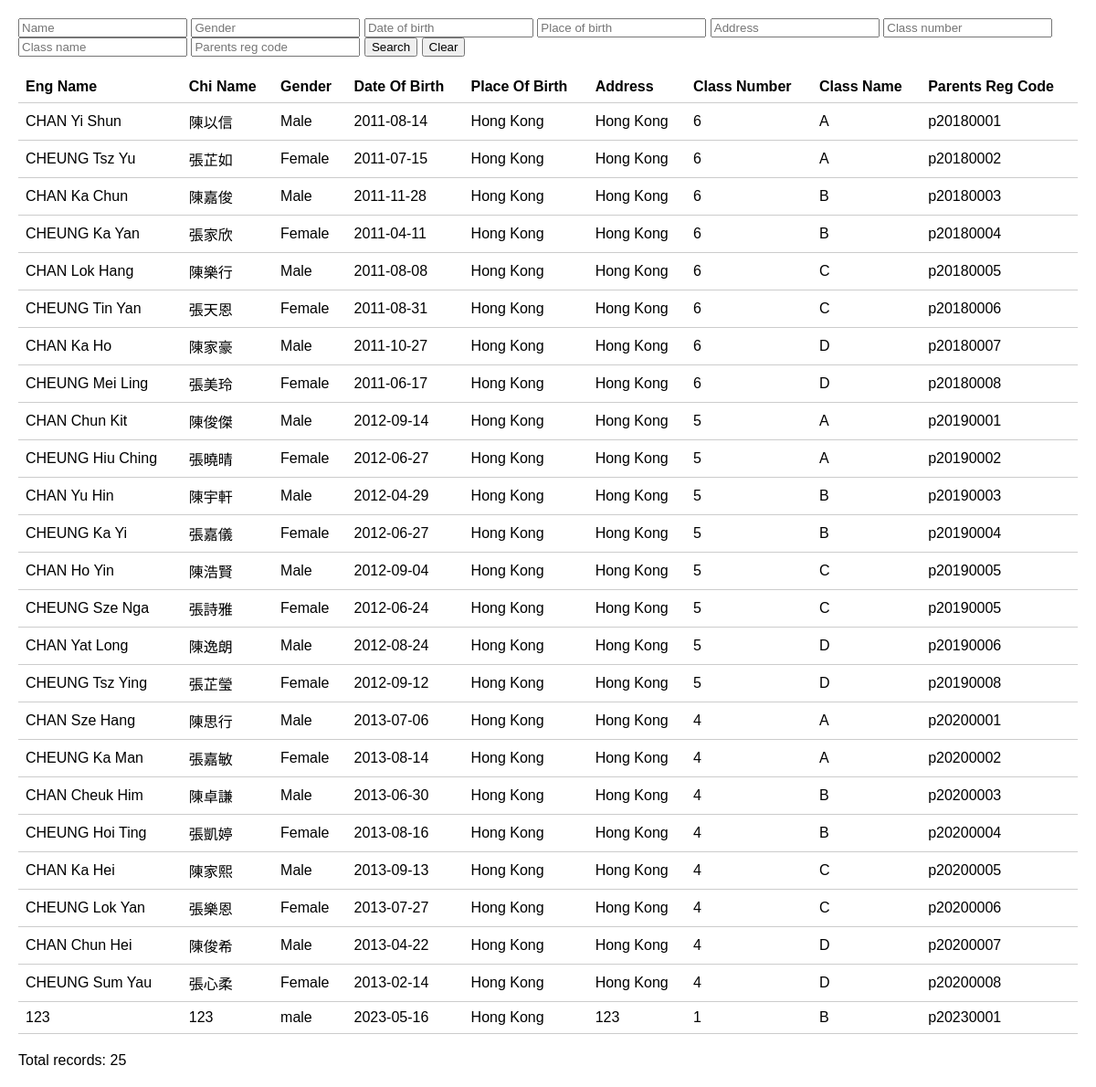
Page /page/admin/viewenrollment.php on the earlier database version.
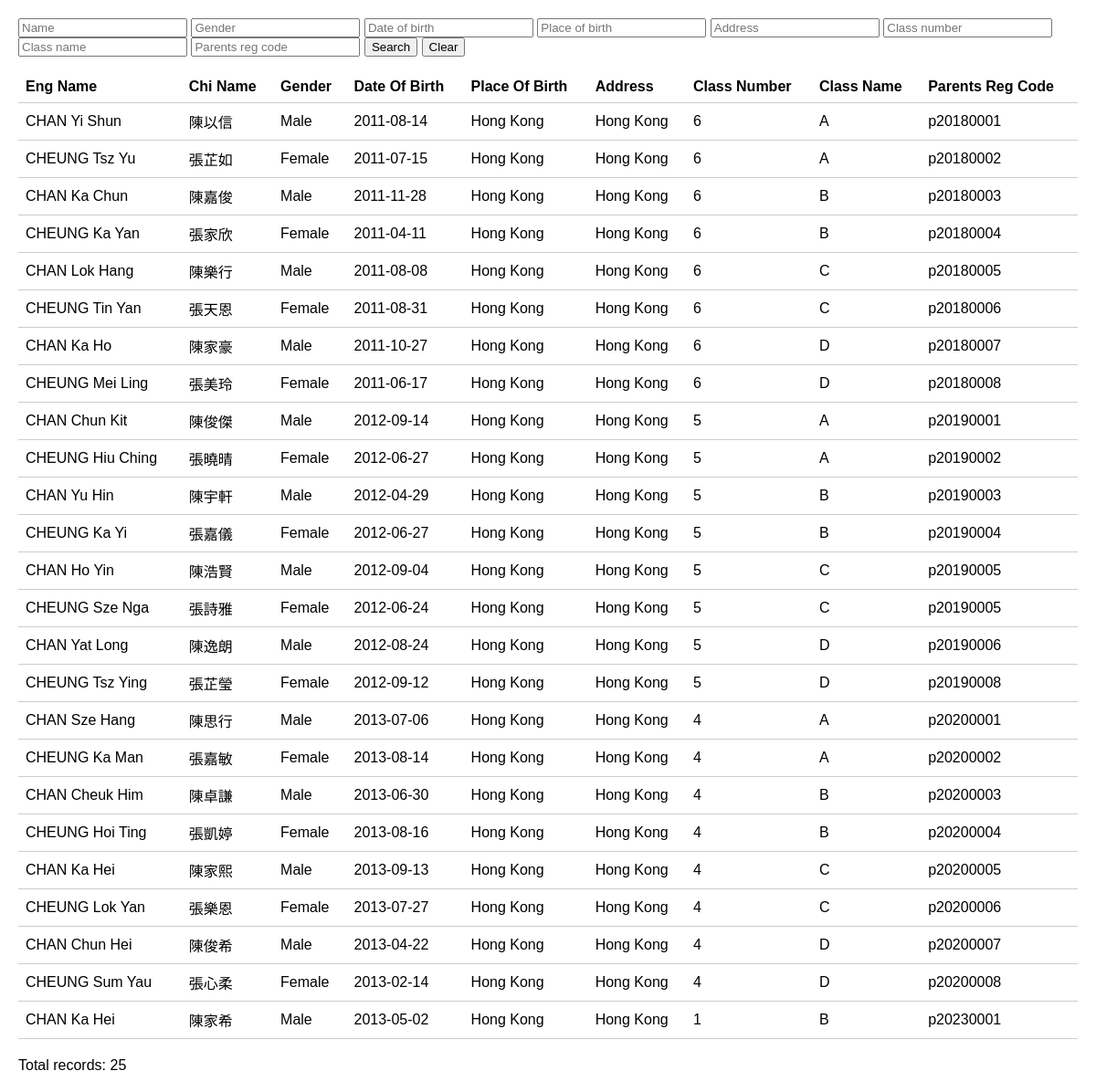
Same page on the later database version.
### tables this page shows
CREATE TABLE IF NOT EXISTS `student` (
  `studnetID` int NOT NULL AUTO_INCREMENT,
  `studentRegNumber` varchar(20) NOT NULL,
  `studentEngName` varchar(30) NOT NULL,
  `studentChiName` varchar(30) NOT NULL,
  `studentSex` varchar(10) NOT NULL,
  `studentDateOfBirth` date NOT NULL,
  `studentPlaceOfBirth` varchar(30) NOT NULL,
  `studentAddress` varchar(100) NOT NULL,
  `classNumber` int NOT NULL,
  `className` varchar(5) NOT NULL,
  `parentsRegCode` varchar(10) NOT NULL,
  PRIMARY KEY (`studnetID`)
);

### page/admin/viewenrollment.php (the view, shortened to what this page needs)
<!DOCTYPE html>
<html>
    <head>
        <link href="../../css/viewenrollment.css" rel="stylesheet" type="text/css"/>
    </head>
    <body>
          <P>
        <form method="GET" action="">
            <input type="text" name="filter" placeholder="Name" value="<?php echo isset($_GET['filter']) ? $_GET['filter'] : ''; ?>">
            <input type="text" name="filterSex" placeholder="Gender" value="<?php echo isset($_GET['filterSex']) ? $_GET['filterSex'] : ''; ?>">
            <input type="text" name="filterDOB" placeholder="Date of birth" value="<?php echo isset($_GET['filterDOB']) ? $_GET['filterDOB'] : ''; ?>">
            <input type="text" name="filterPOB" placeholder="Place of birth" value="<?php echo isset($_GET['filterPOB']) ? $_GET['filterPOB'] : ''; ?>">
            <input type="text" name="filterAddress" placeholder="Address" value="<?php echo isset($_GET['filterAddress']) ? $_GET['filterAddress'] : ''; ?>">
            <input type="text" name="filterClassNumber" placeholder="Class number" value="<?php echo isset($_GET['filterClassNumber']) ? $_GET['filterClassNumber'] : ''; ?>">
            <input type="text" name="filterClassName" placeholder="Class name" value="<?php echo isset($_GET['filterClassName']) ? $_GET['filterClassName'] : ''; ?>">
            <input type="text" name="filterParentsRegCode" placeholder="Parents reg code" value="<?php echo isset($_GET['filterParentsRegCode']) ? $_GET['filterParentsRegCode'] : ''; ?>">
            <button type="submit">Search</button>
            <button type="button" onclick="clearFilter()">Clear</button>
        </form>
        <P>
        <?php
        require_once '../../connectdb.php';
        $filter = isset($_GET['filter']) ? $_GET['filter'] : '';
        $filterSex = isset($_GET['filterSex']) ? $_GET['filterSex'] : '';
        $filterDOB = isset($_GET['filterDOB']) ? $_GET['filterDOB'] : '';
        $filterPOB = isset($_GET['filterPOB']) ? $_GET['filterPOB'] : '';
        $filterAddress = isset($_GET['filterAddress']) ? $_GET['filterAddress'] : '';
        $filterClassNumber = isset($_GET['filterClassNumber']) ? $_GET['filterClassNumber'] : '';
        $filterClassName = isset($_GET['filterClassName']) ? $_GET['filterClassName'] : '';
        $filterParentsRegCode = isset($_GET['filterParentsRegCode']) ? $_GET['filterParentsRegCode'] : '';
        $query = "SELECT * FROM `student`
    WHERE (`studentEngName` LIKE :filter OR `studentChiName` LIKE :filter)
    AND (`studentSex` LIKE :filterSex)
    AND (`studentDateOfBirth` LIKE :filterDOB)
    AND (`studentPlaceOfBirth` LIKE :filterPOB)
    AND (`studentAddress` LIKE :filterAddress)
    AND (`classNumber` LIKE :filterClassNumber)
    AND (`className` LIKE :filterClassName)
    AND (`parentsRegCode` LIKE :filterParentsRegCode)";
        $stmt = $pdo->prepare($query);
        $stmt->bindValue(':filter', '%' . $filter . '%', PDO::PARAM_STR);
        $stmt->bindValue(':filterSex', '%' . $filterSex . '%', PDO::PARAM_STR);
        $stmt->bindValue(':filterDOB', '%' . $filterDOB . '%', PDO::PARAM_STR);
        $stmt->bindValue(':filterPOB', '%' . $filterPOB . '%', PDO::PARAM_STR);
        $stmt->bindValue(':filterAddress', '%' . $filterAddress . '%', PDO::PARAM_STR);
        $stmt->bindValue(':filterClassNumber', '%' . $filterClassNumber . '%', PDO::PARAM_STR);
        $stmt->bindValue(':filterClassName', '%' . $filterClassName . '%', PDO::PARAM_STR);
        $stmt->bindValue(':filterParentsRegCode', '%' . $filterParentsRegCode . '%', PDO::PARAM_STR);
        $stmt->execute();
        if ($stmt) {
            echo "<table>";
            echo "<tr><th>Eng Name</th><th>Chi Name</th><th>Gender</th><th>Date Of Birth</th><th>Place Of Birth</th>
      <th>Address</th><th>Class Number</th><th>Class Name</th><th>Parents Reg Code</th></tr>";
            while ($row = $stmt->fetch(PDO::FETCH_ASSOC)) {
                echo "<tr class='record-row'>";
                echo "<td>" . $row['studentEngName'] . "</td>";
                echo "<td>" . $row['studentChiName'] . "</td>";
                echo "<td>" . $row['studentSex'] . "</td>";
                echo "<td>" . $row['studentDateOfBirth'] . "</td>";
                echo "<td>" . $row['studentPlaceOfBirth'] . "</td>";
                echo "<td>" . $row['studentAddress'] . "</td>";
                echo "<td>" . $row['classNumber'] . "</td>";
                echo "<td>" . $row['className'] . "</td>";
                echo "<td>" . $row['parentsRegCode'] . "</td>";
                echo "</tr>";
            }
            echo "</table>";
            $count = $stmt->rowCount();
            echo "<p>Total records: $count</p>";
        } else {
            $errorInfo = $stmt->errorInfo();
            echo "Error: " . $errorInfo[2];
        }
        ?>
    </body>
</html>

### css/viewenrollment.css (style rules this page uses)
table { width: 100%; border-collapse: collapse; margin-bottom: 20px; }
table th, table td { padding: 8px; text-align: left; border-bottom: 1px solid #ccc; }
table th { font-weight: bold; }
body { font-family: Arial, sans-serif; margin: 20px; }
p { margin-bottom: 10px; }

Differences in the rows shown:
removed student: studentEngName "123", studentChiName "123", studentSex "male", studentDateOfBirth "2023-05-16", studentPlaceOfBirth "Hong Kong", studentAddress "123", classNumber "1", className "B", parentsRegCode "p20230001"
added student: studentEngName "CHAN Ka Hei", studentChiName "陳家希", studentSex "Male", studentDateOfBirth "2013-05-02", studentPlaceOfBirth "Hong Kong", studentAddress "Hong Kong", classNumber "1", className "B", parentsRegCode "p20230001"
